Frame 1 (no input): blank canvas, image omitted
Frame 60 (the mouse pressed at the canvas centre just before this capture): blank canvas, image omitted
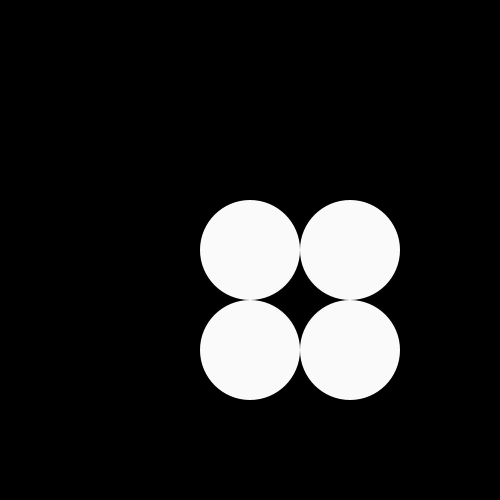
Frame 120 (the mouse held since frame 60 and released just before this capture)

The Processing sketch whose frames 1 and 60 were blank and that drew this single picture after the mouse press (run headless with seeded random() and noise(); from frame 60 on, the mouse is pressed at the canvas centre):

// Processing sketch: Swan_T
// ── Swan_T.pde
/* Created by Sylvia Wan and Thomas Delaney
    on Fri 16 Sept.
*/

void setup()
{
  size(500, 500);
}

void draw()
{
  
  background(0);
  noStroke();
  fill(mouseX, mouseY, mouseX);
  ellipse(mouseX, mouseY, width/5, height/5);
  ellipse(pmouseX, pmouseY+100, width/5, height/5);
  ellipse(pmouseX+100, pmouseY, width/5, height/5);
  ellipse(pmouseX+100, pmouseY+100, width/5, height/5);
  
  int x = 0;
  int y = 0;
  
  fill(0,255,0);
  triangle(x, y, x+25, y+25, x+50, y+50);
  ++x;
  ++y;
  
  println(mouseX);
  println(frameCount);
  
  
}
